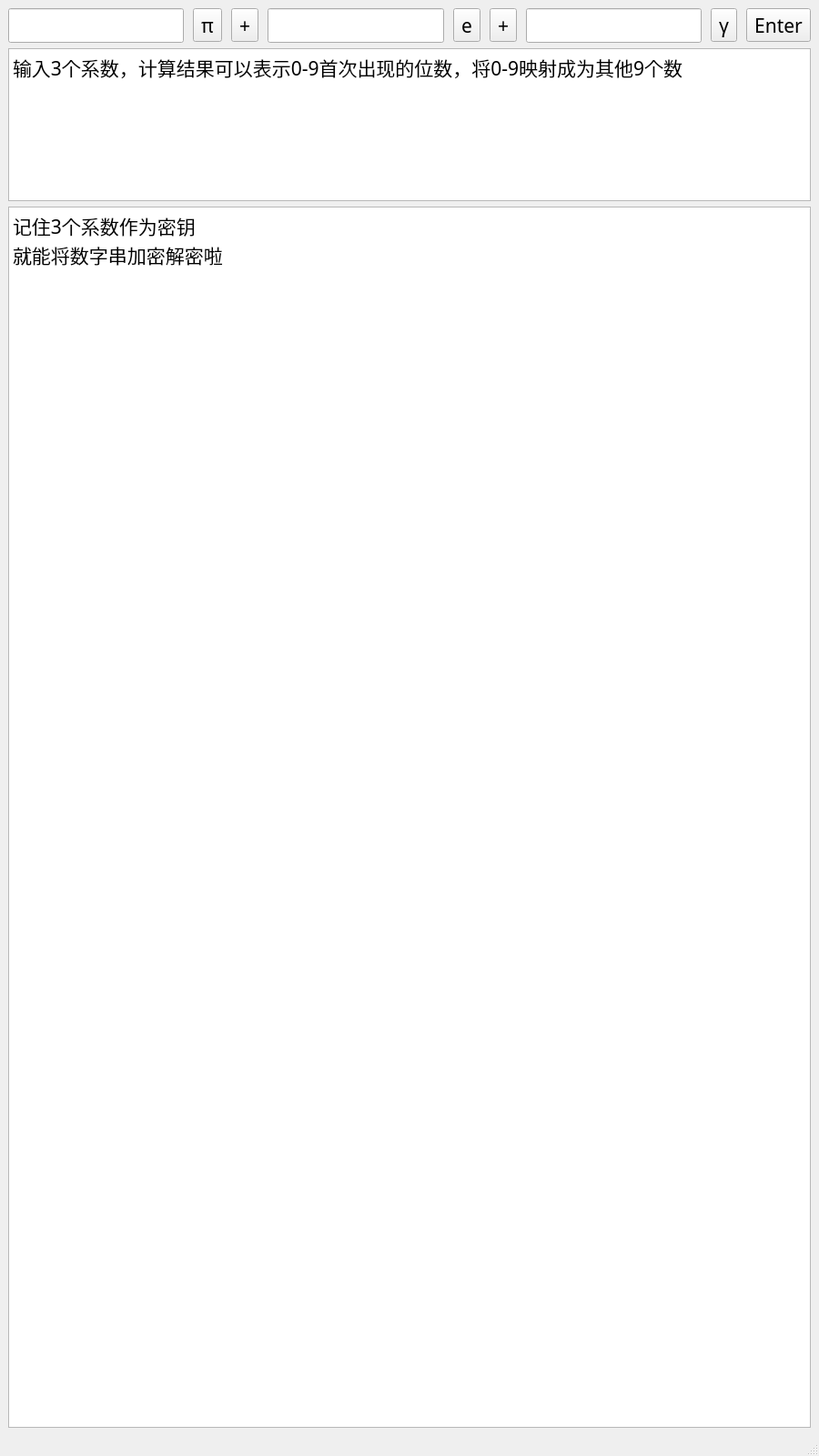
<?xml version="1.0" encoding="UTF-8"?>
<ui version="4.0">
 <class>MainWindow</class>
 <widget class="QMainWindow" name="MainWindow">
  <property name="geometry">
   <rect>
    <x>0</x>
    <y>0</y>
    <width>900</width>
    <height>1600</height>
   </rect>
  </property>
  <property name="windowTitle">
   <string>Mappingcode</string>
  </property>
  <widget class="QWidget" name="centralwidget">
   <layout class="QVBoxLayout" name="verticalLayout" stretch="1,1,8">
    <item>
     <layout class="QHBoxLayout" name="horizontalLayout" stretch="1,0,0,1,0,0,1,0,0">
      <property name="spacing">
       <number>10</number>
      </property>
      <property name="leftMargin">
       <number>0</number>
      </property>
      <property name="topMargin">
       <number>0</number>
      </property>
      <property name="rightMargin">
       <number>0</number>
      </property>
      <property name="bottomMargin">
       <number>0</number>
      </property>
      <item>
       <widget class="QLineEdit" name="lineEdit_1">
        <property name="font">
         <font>
          <family>黑体</family>
          <pointsize>16</pointsize>
         </font>
        </property>
       </widget>
      </item>
      <item>
       <widget class="QToolButton" name="toolButton_1">
        <property name="font">
         <font>
          <family>宋体</family>
          <pointsize>16</pointsize>
         </font>
        </property>
        <property name="text">
         <string>π</string>
        </property>
       </widget>
      </item>
      <item>
       <widget class="QToolButton" name="toolButton_2">
        <property name="font">
         <font>
          <family>Adobe Devanagari</family>
          <pointsize>16</pointsize>
         </font>
        </property>
        <property name="text">
         <string>+</string>
        </property>
       </widget>
      </item>
      <item>
       <widget class="QLineEdit" name="lineEdit_2">
        <property name="font">
         <font>
          <family>黑体</family>
          <pointsize>16</pointsize>
         </font>
        </property>
       </widget>
      </item>
      <item>
       <widget class="QToolButton" name="toolButton_3">
        <property name="font">
         <font>
          <family>宋体</family>
          <pointsize>16</pointsize>
         </font>
        </property>
        <property name="text">
         <string>e</string>
        </property>
       </widget>
      </item>
      <item>
       <widget class="QToolButton" name="toolButton_4">
        <property name="font">
         <font>
          <family>Adobe Devanagari</family>
          <pointsize>16</pointsize>
         </font>
        </property>
        <property name="text">
         <string>+</string>
        </property>
       </widget>
      </item>
      <item>
       <widget class="QLineEdit" name="lineEdit_3">
        <property name="font">
         <font>
          <family>黑体</family>
          <pointsize>16</pointsize>
         </font>
        </property>
       </widget>
      </item>
      <item>
       <widget class="QToolButton" name="toolButton_5">
        <property name="font">
         <font>
          <family>Adobe Devanagari</family>
          <pointsize>16</pointsize>
         </font>
        </property>
        <property name="text">
         <string>γ</string>
        </property>
       </widget>
      </item>
      <item>
       <widget class="QToolButton" name="toolButton_6">
        <property name="font">
         <font>
          <family>宋体</family>
          <pointsize>16</pointsize>
         </font>
        </property>
        <property name="text">
         <string>Enter</string>
        </property>
       </widget>
      </item>
     </layout>
    </item>
    <item>
     <widget class="QTextBrowser" name="textBrowser_1">
      <property name="font">
       <font>
        <family>黑体</family>
        <pointsize>16</pointsize>
       </font>
      </property>
      <property name="html">
       <string>&lt;!DOCTYPE HTML PUBLIC &quot;-//W3C//DTD HTML 4.0//EN&quot; &quot;http://www.w3.org/TR/REC-html40/strict.dtd&quot;&gt;
&lt;html&gt;&lt;head&gt;&lt;meta name=&quot;qrichtext&quot; content=&quot;1&quot; /&gt;&lt;style type=&quot;text/css&quot;&gt;
p, li { white-space: pre-wrap; }
&lt;/style&gt;&lt;/head&gt;&lt;body style=&quot; font-family:'黑体'; font-size:16pt; font-weight:400; font-style:normal;&quot;&gt;
&lt;p style=&quot; margin-top:0px; margin-bottom:0px; margin-left:0px; margin-right:0px; -qt-block-indent:0; text-indent:0px;&quot;&gt;输入3个系数，计算结果可以表示0-9首次出现的位数，将0-9映射成为其他9个数&lt;/p&gt;&lt;/body&gt;&lt;/html&gt;</string>
      </property>
     </widget>
    </item>
    <item>
     <widget class="QTextBrowser" name="textBrowser_2">
      <property name="font">
       <font>
        <family>黑体</family>
        <pointsize>16</pointsize>
       </font>
      </property>
      <property name="html">
       <string>&lt;!DOCTYPE HTML PUBLIC &quot;-//W3C//DTD HTML 4.0//EN&quot; &quot;http://www.w3.org/TR/REC-html40/strict.dtd&quot;&gt;
&lt;html&gt;&lt;head&gt;&lt;meta name=&quot;qrichtext&quot; content=&quot;1&quot; /&gt;&lt;style type=&quot;text/css&quot;&gt;
p, li { white-space: pre-wrap; }
&lt;/style&gt;&lt;/head&gt;&lt;body style=&quot; font-family:'黑体'; font-size:16pt; font-weight:400; font-style:normal;&quot;&gt;
&lt;p style=&quot; margin-top:0px; margin-bottom:0px; margin-left:0px; margin-right:0px; -qt-block-indent:0; text-indent:0px;&quot;&gt;记住3个系数作为密钥&lt;/p&gt;
&lt;p style=&quot; margin-top:0px; margin-bottom:0px; margin-left:0px; margin-right:0px; -qt-block-indent:0; text-indent:0px;&quot;&gt;就能将数字串加密解密啦&lt;/p&gt;&lt;/body&gt;&lt;/html&gt;</string>
      </property>
     </widget>
    </item>
   </layout>
  </widget>
  <widget class="QMenuBar" name="menubar">
   <property name="geometry">
    <rect>
     <x>0</x>
     <y>0</y>
     <width>800</width>
     <height>22</height>
    </rect>
   </property>
  </widget>
  <widget class="QStatusBar" name="statusbar"/>
 </widget>
 <resources/>
 <connections/>
</ui>
